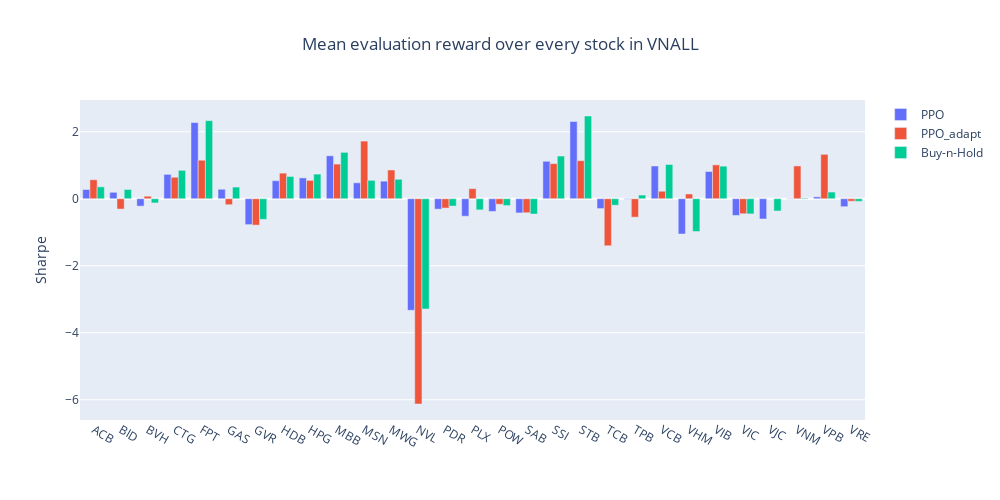

Notebook cell for this chart:
### Code cell
fig = go.Figure()
fig.update_layout(width=1000, height=500)
fig.update_layout(title=f"Mean evaluation reward over every stock in VNALL", title_x=0.5)
# fig.update_xaxes(title_text="Number of learning steps before evaluation")
fig.update_yaxes(title_text="Sharpe")
# fig.update_layout(legend=dict(
#     yanchor="top",
#     y=0.99,
#     xanchor="left",
#     x=0.01
# ))
# fig.update_layout(barmode='group')
for algo in data['Algorithm'].unique():
    fig.add_trace(go.Bar(x=grouped_data.loc[algo].index, y=grouped_data.loc[algo]['Sharpe']['mean'], name=algo))
fig.show()

### Figure 1 — Plotly figure (JSON) as saved in the notebook; plotly's stock layout.template omitted (floating-point values rounded to 4 significant figures)
{"data": [{"name": "PPO", "type": "bar", "x": ["ACB", "BID", "BVH", "CTG", "FPT", "GAS", "GVR", "HDB", "HPG", "MBB", "MSN", "MWG", "NVL", "PDR", "PLX", "POW", "SAB", "SSI", "STB", "TCB", "TPB", "VCB", "VHM", "VIB", "VIC", "VJC", "VNM", "VPB", "VRE"], "y": [0.2754, 0.1919, -0.2208, 0.7274, 2.274, 0.283, -0.7725, 0.5387, 0.6216, 1.282, 0.4759, 0.5244, -3.33, -0.3105, -0.5217, -0.3799, -0.4234, 1.118, 2.306, -0.2939, -0.01475, 0.9772, -1.053, 0.8122, -0.499, -0.6055, -0.009319, 0.05597, -0.2376]}, {"name": "PPO_adapt", "type": "bar", "x": ["ACB", "BID", "BVH", "CTG", "FPT", "GAS", "GVR", "HDB", "HPG", "MBB", "MSN", "MWG", "NVL", "PDR", "PLX", "POW", "SAB", "SSI", "STB", "TCB", "TPB", "VCB", "VHM", "VIB", "VIC", "VNM", "VPB", "VRE"], "y": [0.5669, -0.3082, 0.07536, 0.6416, 1.149, -0.1783, -0.7875, 0.764, 0.5485, 1.034, 1.721, 0.8575, -6.128, -0.2781, 0.3, -0.1647, -0.4185, 1.049, 1.137, -1.404, -0.5501, 0.2236, 0.1421, 1.011, -0.4484, 0.979, 1.325, -0.07454]}, {"name": "Buy-n-Hold", "type": "bar", "x": ["ACB", "BID", "BVH", "CTG", "FPT", "GAS", "GVR", "HDB", "HPG", "MBB", "MSN", "MWG", "NVL", "PDR", "PLX", "POW", "SAB", "SSI", "STB", "TCB", "TPB", "VCB", "VHM", "VIB", "VIC", "VJC", "VNM", "VPB", "VRE"], "y": [0.3549, 0.2757, -0.1248, 0.8477, 2.331, 0.3479, -0.6159, 0.665, 0.7351, 1.384, 0.549, 0.5808, -3.291, -0.2192, -0.3328, -0.2037, -0.4566, 1.274, 2.47, -0.1938, 0.1095, 1.022, -0.9775, 0.9724, -0.4533, -0.3656, 0.02, 0.1991, -0.07802]}], "layout": {"height": 500, "title": {"text": "Mean evaluation reward over every stock in VNALL", "x": 0.5}, "width": 1000, "yaxis": {"title": {"text": "Sharpe"}}}}
